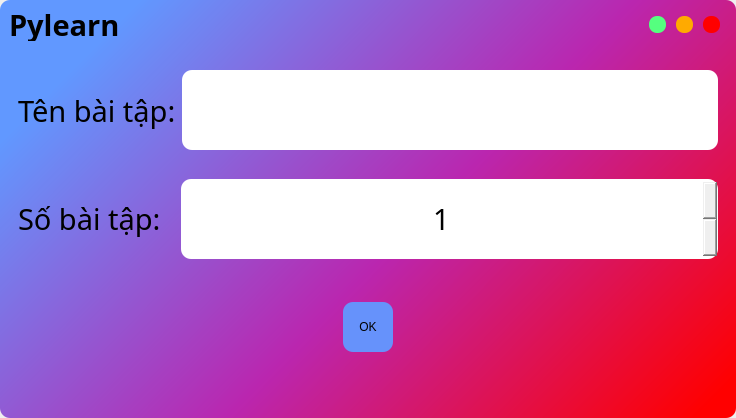
<?xml version="1.0" encoding="UTF-8"?>
<ui version="4.0">
 <class>EditWindow</class>
 <widget class="QMainWindow" name="EditWindow">
  <property name="geometry">
   <rect>
    <x>0</x>
    <y>0</y>
    <width>736</width>
    <height>418</height>
   </rect>
  </property>
  <property name="windowTitle">
   <string>MainWindow</string>
  </property>
  <widget class="QWidget" name="centralwidget">
   <property name="minimumSize">
    <size>
     <width>736</width>
     <height>418</height>
    </size>
   </property>
   <layout class="QVBoxLayout" name="verticalLayout">
    <property name="spacing">
     <number>0</number>
    </property>
    <property name="leftMargin">
     <number>0</number>
    </property>
    <property name="topMargin">
     <number>0</number>
    </property>
    <property name="rightMargin">
     <number>0</number>
    </property>
    <property name="bottomMargin">
     <number>0</number>
    </property>
    <item>
     <widget class="QFrame" name="bg_frame">
      <property name="font">
       <font>
        <family>Corbel</family>
        <pointsize>14</pointsize>
        <weight>50</weight>
        <bold>false</bold>
       </font>
      </property>
      <property name="styleSheet">
       <string notr="true">background-color: qlineargradient(spread:pad, x1:0, y1:0.341, x2:1, y2:0.897, stop:0 rgba(97, 152, 255, 255), stop:0.514124 rgba(186, 38, 175, 255), stop:1 rgba(255, 0, 0, 255));
border-radius: 10px;</string>
      </property>
      <property name="frameShape">
       <enum>QFrame::StyledPanel</enum>
      </property>
      <property name="frameShadow">
       <enum>QFrame::Raised</enum>
      </property>
      <layout class="QVBoxLayout" name="bg_layout">
       <property name="spacing">
        <number>0</number>
       </property>
       <property name="leftMargin">
        <number>0</number>
       </property>
       <property name="topMargin">
        <number>0</number>
       </property>
       <property name="rightMargin">
        <number>0</number>
       </property>
       <property name="bottomMargin">
        <number>0</number>
       </property>
       <item>
        <widget class="QFrame" name="title_bar">
         <property name="maximumSize">
          <size>
           <width>16777215</width>
           <height>50</height>
          </size>
         </property>
         <property name="styleSheet">
          <string notr="true">background-color: none</string>
         </property>
         <property name="frameShape">
          <enum>QFrame::StyledPanel</enum>
         </property>
         <property name="frameShadow">
          <enum>QFrame::Raised</enum>
         </property>
         <layout class="QHBoxLayout" name="horizontalLayout">
          <property name="spacing">
           <number>0</number>
          </property>
          <property name="leftMargin">
           <number>0</number>
          </property>
          <property name="topMargin">
           <number>0</number>
          </property>
          <property name="rightMargin">
           <number>0</number>
          </property>
          <property name="bottomMargin">
           <number>0</number>
          </property>
          <item>
           <widget class="QFrame" name="title">
            <property name="frameShape">
             <enum>QFrame::StyledPanel</enum>
            </property>
            <property name="frameShadow">
             <enum>QFrame::Raised</enum>
            </property>
            <layout class="QVBoxLayout" name="verticalLayout_3">
             <item>
              <widget class="QLabel" name="title_label">
               <property name="font">
                <font>
                 <family>Corbel</family>
                 <pointsize>22</pointsize>
                 <weight>75</weight>
                 <bold>true</bold>
                </font>
               </property>
               <property name="text">
                <string>Pylearn</string>
               </property>
              </widget>
             </item>
            </layout>
           </widget>
          </item>
          <item>
           <widget class="QFrame" name="btn_frame">
            <property name="maximumSize">
             <size>
              <width>100</width>
              <height>50</height>
             </size>
            </property>
            <property name="styleSheet">
             <string notr="true">background-color: none;</string>
            </property>
            <property name="frameShape">
             <enum>QFrame::StyledPanel</enum>
            </property>
            <property name="frameShadow">
             <enum>QFrame::Raised</enum>
            </property>
            <layout class="QHBoxLayout" name="horizontalLayout_2">
             <item>
              <widget class="QPushButton" name="btn_maximize">
               <property name="minimumSize">
                <size>
                 <width>15</width>
                 <height>15</height>
                </size>
               </property>
               <property name="maximumSize">
                <size>
                 <width>17</width>
                 <height>17</height>
                </size>
               </property>
               <property name="toolTip">
                <string>Maximize</string>
               </property>
               <property name="styleSheet">
                <string notr="true">QPushButton {
	border: none;
	border-radius: 8px;
	background-color: rgb(85, 255, 127);
}
QPushButton:hover {
	background-color: rgba(85, 255, 127, 150);
}</string>
               </property>
               <property name="text">
                <string/>
               </property>
              </widget>
             </item>
             <item>
              <widget class="QPushButton" name="btn_minimize">
               <property name="minimumSize">
                <size>
                 <width>15</width>
                 <height>15</height>
                </size>
               </property>
               <property name="maximumSize">
                <size>
                 <width>17</width>
                 <height>17</height>
                </size>
               </property>
               <property name="toolTip">
                <string>Minimize</string>
               </property>
               <property name="styleSheet">
                <string notr="true">QPushButton {
	border: none;
	border-radius: 8px;
	background-color: rgb(255, 170, 0);
}
QPushButton:hover {
	background-color: rgba(255, 170, 0, 150);
}</string>
               </property>
               <property name="text">
                <string/>
               </property>
              </widget>
             </item>
             <item>
              <widget class="QPushButton" name="btn_quit">
               <property name="minimumSize">
                <size>
                 <width>15</width>
                 <height>15</height>
                </size>
               </property>
               <property name="maximumSize">
                <size>
                 <width>17</width>
                 <height>17</height>
                </size>
               </property>
               <property name="toolTip">
                <string>Close</string>
               </property>
               <property name="styleSheet">
                <string notr="true">QPushButton {
	border: none;
	border-radius: 8px;
	background-color: rgb(255, 0, 0);
}
QPushButton:hover {
	background-color: rgba(255, 0, 0, 150);
}</string>
               </property>
               <property name="text">
                <string/>
               </property>
              </widget>
             </item>
            </layout>
           </widget>
          </item>
         </layout>
        </widget>
       </item>
       <item>
        <widget class="QFrame" name="content_frame">
         <property name="styleSheet">
          <string notr="true">background-color: none</string>
         </property>
         <property name="frameShape">
          <enum>QFrame::StyledPanel</enum>
         </property>
         <property name="frameShadow">
          <enum>QFrame::Raised</enum>
         </property>
         <layout class="QVBoxLayout" name="verticalLayout_4">
          <item>
           <widget class="QFrame" name="name_frame">
            <property name="frameShape">
             <enum>QFrame::StyledPanel</enum>
            </property>
            <property name="frameShadow">
             <enum>QFrame::Raised</enum>
            </property>
            <layout class="QHBoxLayout" name="horizontalLayout_3">
             <item>
              <widget class="QLabel" name="name_label">
               <property name="font">
                <font>
                 <family>Corbel</family>
                 <pointsize>22</pointsize>
                </font>
               </property>
               <property name="text">
                <string>Tên bài tập:</string>
               </property>
              </widget>
             </item>
             <item>
              <widget class="QLineEdit" name="name_entry">
               <property name="minimumSize">
                <size>
                 <width>0</width>
                 <height>80</height>
                </size>
               </property>
               <property name="font">
                <font>
                 <family>Corbel</family>
                 <pointsize>22</pointsize>
                </font>
               </property>
               <property name="alignment">
                <set>Qt::AlignCenter</set>
               </property>
              </widget>
             </item>
            </layout>
           </widget>
          </item>
          <item>
           <widget class="QFrame" name="num_frame">
            <property name="frameShape">
             <enum>QFrame::StyledPanel</enum>
            </property>
            <property name="frameShadow">
             <enum>QFrame::Raised</enum>
            </property>
            <layout class="QHBoxLayout" name="horizontalLayout_4">
             <property name="spacing">
              <number>20</number>
             </property>
             <item>
              <widget class="QLabel" name="num_label">
               <property name="minimumSize">
                <size>
                 <width>0</width>
                 <height>0</height>
                </size>
               </property>
               <property name="font">
                <font>
                 <family>Corbel</family>
                 <pointsize>22</pointsize>
                </font>
               </property>
               <property name="text">
                <string>Số bài tập:</string>
               </property>
              </widget>
             </item>
             <item>
              <widget class="QSpinBox" name="num_entry">
               <property name="sizePolicy">
                <sizepolicy hsizetype="Expanding" vsizetype="Fixed">
                 <horstretch>0</horstretch>
                 <verstretch>0</verstretch>
                </sizepolicy>
               </property>
               <property name="minimumSize">
                <size>
                 <width>0</width>
                 <height>80</height>
                </size>
               </property>
               <property name="font">
                <font>
                 <family>Corbel</family>
                 <pointsize>22</pointsize>
                </font>
               </property>
               <property name="alignment">
                <set>Qt::AlignCenter</set>
               </property>
               <property name="minimum">
                <number>1</number>
               </property>
               <property name="maximum">
                <number>100000</number>
               </property>
              </widget>
             </item>
            </layout>
           </widget>
          </item>
          <item alignment="Qt::AlignHCenter">
           <widget class="QFrame" name="confirm_frame">
            <property name="frameShape">
             <enum>QFrame::StyledPanel</enum>
            </property>
            <property name="frameShadow">
             <enum>QFrame::Raised</enum>
            </property>
            <layout class="QVBoxLayout" name="verticalLayout_5">
             <item alignment="Qt::AlignRight">
              <widget class="QPushButton" name="confirm_button">
               <property name="minimumSize">
                <size>
                 <width>50</width>
                 <height>50</height>
                </size>
               </property>
               <property name="maximumSize">
                <size>
                 <width>100</width>
                 <height>16777215</height>
                </size>
               </property>
               <property name="styleSheet">
                <string notr="true">QPushButton {
	background-color: rgb(102, 146, 251);
}

QPushButton:hover {
	background-color: rgba(102, 146, 251, 200);
}</string>
               </property>
               <property name="text">
                <string>OK</string>
               </property>
              </widget>
             </item>
            </layout>
           </widget>
          </item>
         </layout>
        </widget>
       </item>
       <item alignment="Qt::AlignRight">
        <widget class="QFrame" name="frame_grip">
         <property name="minimumSize">
          <size>
           <width>30</width>
           <height>0</height>
          </size>
         </property>
         <property name="maximumSize">
          <size>
           <width>30</width>
           <height>30</height>
          </size>
         </property>
         <property name="styleSheet">
          <string notr="true">background-color: none;</string>
         </property>
         <property name="frameShape">
          <enum>QFrame::StyledPanel</enum>
         </property>
         <property name="frameShadow">
          <enum>QFrame::Raised</enum>
         </property>
        </widget>
       </item>
      </layout>
     </widget>
    </item>
   </layout>
  </widget>
 </widget>
 <resources/>
 <connections/>
</ui>
